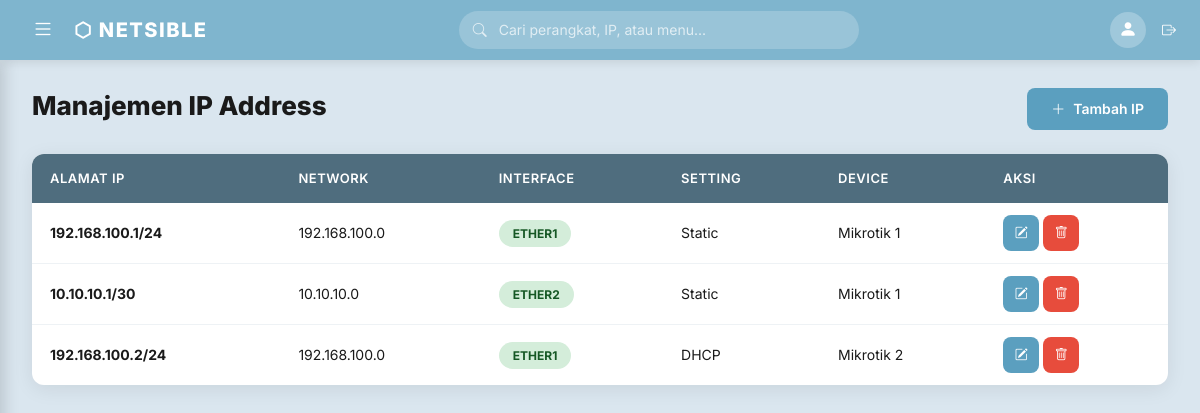
/devices/ (signed in), run on an earlier commit of the app's database.
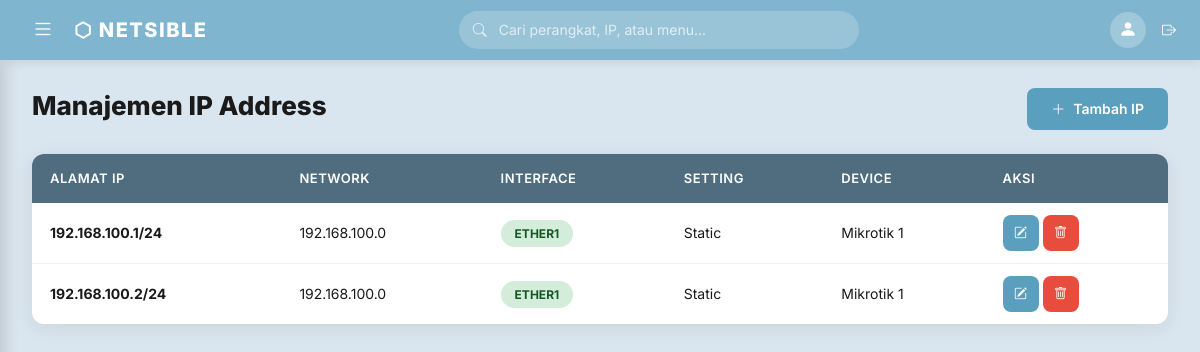
And on a later commit of the database.
### models/ip_address.py (models this page shows, shortened)
class IPAddress(db.Model):
    __tablename__ = 'ip_addresses'
    id = db.Column(db.Integer, primary_key=True)
    address = db.Column(db.String(45), nullable=False)
    network = db.Column(db.String(45), default='')
    interface = db.Column(db.String(50), default='')
    setting = db.Column(db.String(100), default='')
    device_id = db.Column(db.Integer, db.ForeignKey('devices.id'), nullable=True)

### models/device.py (models this page shows, shortened)
class Device(db.Model):
    __tablename__ = 'devices'
    id = db.Column(db.Integer, primary_key=True)
    name = db.Column(db.String(100), nullable=False)
    ip_address = db.Column(db.String(45), nullable=False)
    interface = db.Column(db.String(50), default='ether1')
    model = db.Column(db.String(100), default='')
    serial_number = db.Column(db.String(100), default='')
    mac_address = db.Column(db.String(17), default='')
    routeros_version = db.Column(db.String(20), default='')
    status = db.Column(db.String(10), default='offline')  # online / offline
    uptime = db.Column(db.String(50), default='')
    created_at = db.Column(db.DateTime, default=lambda: datetime.now(timezone.utc))
    updated_at = db.Column(db.DateTime, default=lambda: datetime.now(timezone.utc),
                           onupdate=lambda: datetime.now(timezone.utc))
    ip_addresses = db.relationship('IPAddress', backref='device', lazy=True,
                                   cascade='all, delete-orphan')

### blueprints/devices.py (the view)
@devices_bp.route('/')
@login_required
def device_list():
    ip_addresses = IPAddress.query.all()
    devices = Device.query.order_by(Device.name).all()
    return render_template('devices/list.html', ip_addresses=ip_addresses, devices=devices)

### models/user.py (called while the page is built)
@login_manager.user_loader
def load_user(user_id):
    return User.query.get(int(user_id))

### templates/devices/list.html (shortened to what this page needs)
{% extends "base.html" %}
{% block content %}
<div class="page-header">
    <h1>Manajemen IP Address</h1>
    <button class="btn-netsible btn-primary-n" data-bs-toggle="modal" data-bs-target="#addIpModal">
        <i class="bi bi-plus-lg"></i> Tambah IP
    </button>
</div>
<table class="table-netsible">
    <thead>
        <tr>
            <th>Alamat IP</th>
            <th>Network</th>
            <th>Interface</th>
            <th>Setting</th>
            <th>Device</th>
            <th>Aksi</th>
        </tr>
    </thead>
    <tbody id="ip-table-body">
        {% for ip in ip_addresses %}
        <tr>
            <td><strong>{{ ip.address }}</strong></td>
            <td>{{ ip.network }}</td>
            <td><span class="badge-status badge-online">{{ ip.interface }}</span></td>
            <td>{{ ip.setting }}</td>
            <td>
                {% if ip.device %}
                    {{ ip.device.name }}
                {% else %}
                    <span style="color: #999;">-</span>
                {% endif %}
            </td>
            <td>
                <button class="btn-netsible btn-primary-n btn-icon btn-sm btn-edit-ip" data-id="{{ ip.id }}">
                    <i class="bi bi-pencil-square"></i>
                </button>
                <button class="btn-netsible btn-danger-n btn-icon btn-sm btn-delete-ip" data-id="{{ ip.id }}">
                    <i class="bi bi-trash"></i>
                </button>
            </td>
        </tr>
        {% endfor %}
    </tbody>
</table>
{% endblock %}

What changed in the data, as far as the page shows it:
removed IPAddress: address "192.168.100.2/24", network "192.168.100.0", interface "ETHER1", setting "DHCP", device.name "Mikrotik 2"
changed IPAddress (number 2 of 2 on the later page): address "10.10.10.1/30" → "192.168.100.2/24"; network "10.10.10.0" → "192.168.100.0"; interface "ETHER2" → "ETHER1"
